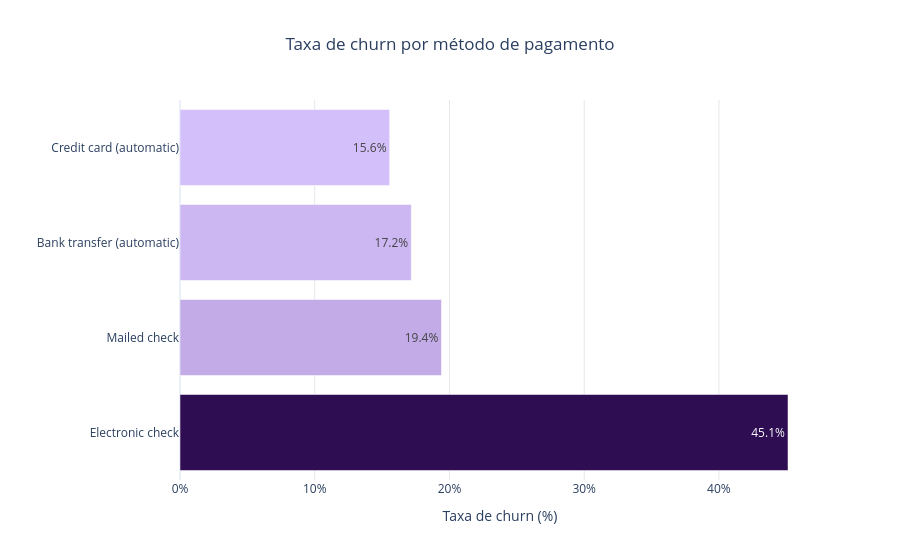

This figure's notebook cell:
### Markdown cell above
### Pergunta 6 - O método de pagamento e o tipo de internet estão associados ao churn?

### Code cell
def tabela_taxa_por_categoria(df, coluna, nome_categoria):
    tabela = (
        df.groupby(coluna, observed=True)
        .agg(Clientes=("id_cliente", "size"), Cancelamentos=("CancelamentoBooleano", "sum"))
        .reset_index()
        .rename(columns={coluna: nome_categoria})
    )
    tabela["TaxaChurnPct"] = tabela["Cancelamentos"] / tabela["Clientes"] * 100
    return tabela.sort_values("TaxaChurnPct", ascending=False)

gold_churn_pagamento = tabela_taxa_por_categoria(df_gold, "MetodoPagamento", "MetodoPagamento")
display(gold_churn_pagamento)

fig = px.bar(
    gold_churn_pagamento, x="TaxaChurnPct", y="MetodoPagamento", orientation="h",
    text=gold_churn_pagamento["TaxaChurnPct"].map(lambda x: f"{x:.1f}%"),
    custom_data=["Clientes", "Cancelamentos"], color="TaxaChurnPct", color_continuous_scale=[
    "#D3BFFA",
    "#B299D6",
    "#9569C0",
    "#72459C",
    "#2F0D52"
],
    title="Taxa de churn por método de pagamento",
    labels={"TaxaChurnPct": "Taxa de churn (%)", "MetodoPagamento": "Método de pagamento"},
    template="plotly_white"
)
fig.update_traces(hovertemplate="<b>%{y}</b><br>Taxa de churn: %{x:.1f}%<br>Clientes: %{customdata[0]:,}<br>Cancelamentos: %{customdata[1]:,}<extra></extra>")
fig.update_layout(title_x=0.5, coloraxis_showscale=False, xaxis=dict(ticksuffix="%", gridcolor="#E5E7EB"), yaxis_title="")
fig.show()

### Figure 1 — Plotly figure (JSON) as saved in the notebook; plotly's stock layout.template omitted (floating-point values rounded to 4 significant figures)
{"data": [{"customdata": [[1888, 852], [1283, 249], [1229, 211], [1234, 192]], "hovertemplate": "<b>%{y}</b><br>Taxa de churn: %{x:.1f}%<br>Clientes: %{customdata[0]:,}<br>Cancelamentos: %{customdata[1]:,}<extra></extra>", "legendgroup": "", "marker": {"color": [45.13, 19.41, 17.17, 15.56], "coloraxis": "coloraxis", "pattern": {"shape": ""}}, "name": "", "orientation": "h", "showlegend": false, "text": ["45.1%", "19.4%", "17.2%", "15.6%"], "textposition": "auto", "type": "bar", "x": [45.13, 19.41, 17.17, 15.56], "xaxis": "x", "y": ["Electronic check", "Mailed check", "Bank transfer (automatic)", "Credit card (automatic)"], "yaxis": "y"}], "layout": {"barmode": "relative", "coloraxis": {"autocolorscale": false, "colorbar": {"title": {"text": "Taxa de churn (%)"}}, "colorscale": [[0, "#D3BFFA"], [0.25, "#B299D6"], [0.5, "#9569C0"], [0.75, "#72459C"], [1, "#2F0D52"]], "showscale": false}, "legend": {"tracegroupgap": 0}, "title": {"text": "Taxa de churn por método de pagamento", "x": 0.5}, "xaxis": {"anchor": "y", "domain": [0, 1], "gridcolor": "#E5E7EB", "ticksuffix": "%", "title": {"text": "Taxa de churn (%)"}}, "yaxis": {"anchor": "x", "domain": [0, 1], "title": {"text": ""}}}}
